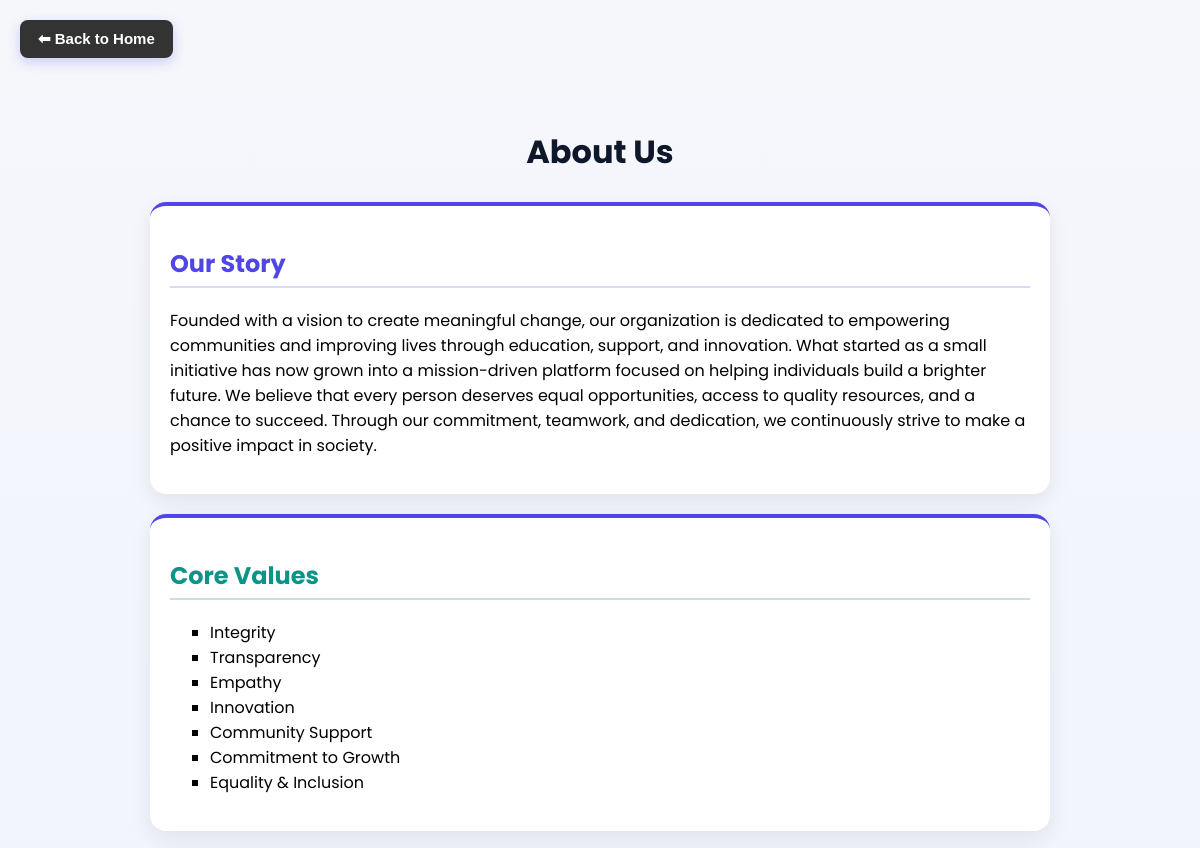
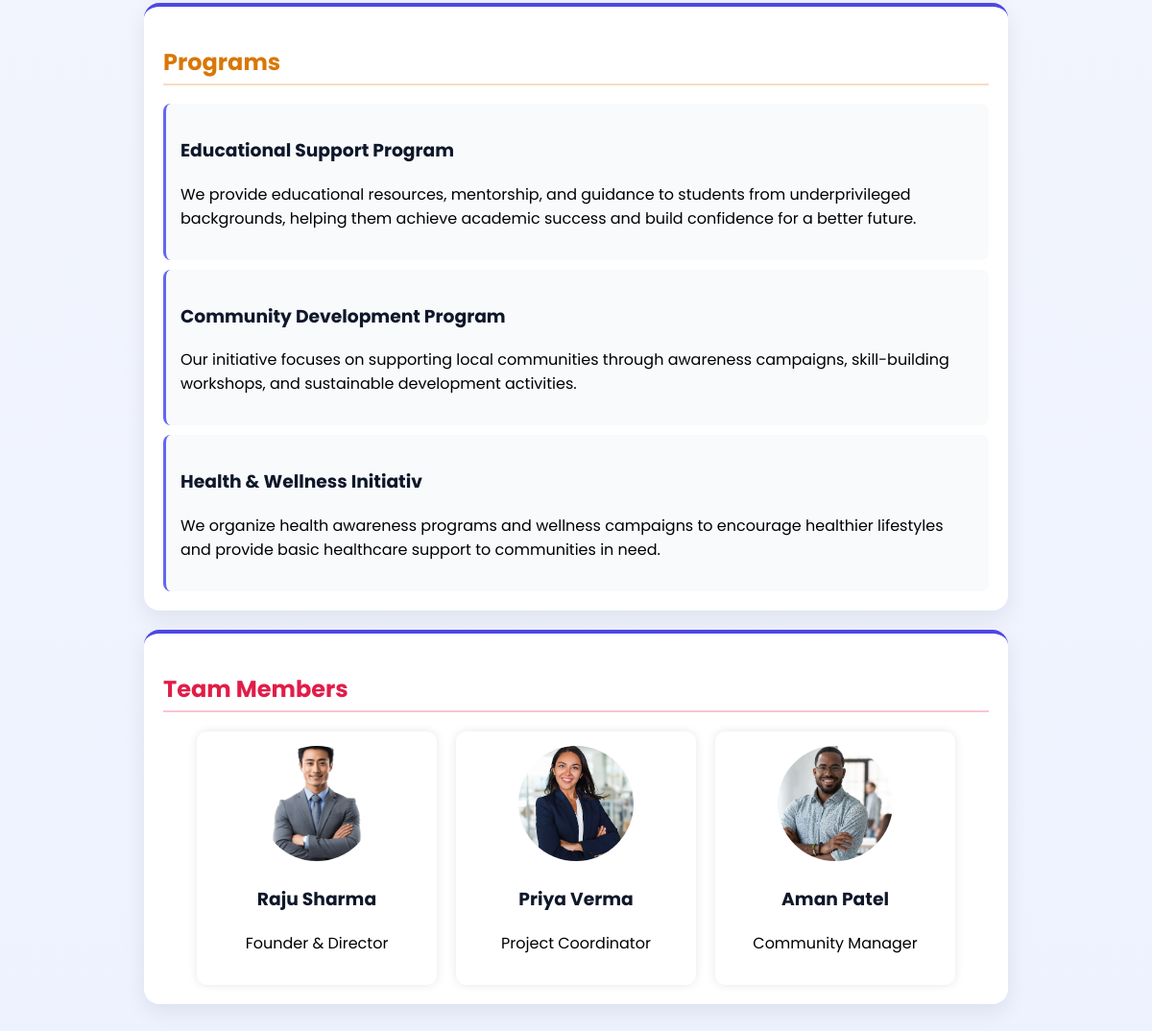
/about, run on the app's committed database (2 pictures, top to bottom).
### tables this page shows
CREATE TABLE our_story(
        id INTEGER PRIMARY KEY AUTOINCREMENT,
        content TEXT NOT NULL
    );

CREATE TABLE core_values(
            id INTEGER PRIMARY KEY AUTOINCREMENT,
            value TEXT NOT NULL
    );

CREATE TABLE programs(
            id INTEGER PRIMARY KEY AUTOINCREMENT,
            name TEXT NOT NULL,
            description TEXT
    );

CREATE TABLE team_members(
            id INTEGER PRIMARY KEY AUTOINCREMENT,
            name TEXT NOT NULL,
            role TEXT NOT NULL,
            image_url TEXT
    
    );

### app.py (the view)
@app.route("/about")
def about():
    conn = sqlite3.connect("student.db")
    cursor = conn.cursor()
    cursor.execute("SELECT * FROM our_story")
    stories = cursor.fetchall()
    cursor.execute("SELECT * FROM core_values")
    values = cursor.fetchall()
    cursor.execute("SELECT * FROM programs")
    programs = cursor.fetchall()
    cursor.execute("SELECT * FROM team_members")
    team = cursor.fetchall()
    conn.close()
    return render_template(
        "about.html",
        stories=stories,
        values=values,
        programs=programs,
        team=team
    )

### templates/about.html (shortened to what this page needs)
<!DOCTYPE html>
<html>
<head>
    <link rel="stylesheet" href="{{ url_for('static', filename='admin-theme.css') }}">
</head>
<body>
    <div style="padding:20px;">
        <a href="/">
            <button style="
                background:#333;
                color:white;
                border:none;
                padding:10px 18px;
                border-radius:8px;
                cursor:pointer;
                font-size:15px;
        ">
                ⬅ Back to Home
            </button>
        </a>
    </div>
    <div class="container">
        <h1>About Us</h1>
        <div class="section">
            <h2>Our Story</h2>
            {% for story in stories %}
                <p>{{ story[1] }}</p>
            {% endfor %}
        </div>
        <div class="section">
            <h2>Core Values</h2>
            <ul>
                {% for value in values %}
                    <li>{{ value[1] }}</li>
                {% endfor %}
            </ul>
        </div>
        <div class="section">
            <h2>Programs</h2>
            {% for program in programs %}
                <div class="program-card">
                    <h3>{{ program[1] }}</h3>
                    <p>{{ program[2] }}</p>
                </div>
            {% endfor %}
        </div>
        <div class="section">
            <h2>Team Members</h2>
            <div class="team-container">
                {% for member in team %}
                <div class="team-card">
                    <img src="{{ url_for('static',
                    filename='uploads/' + member[3]) }}">
                    <h3>{{ member[1] }}</h3>
                    <p>{{ member[2] }}</p>
                </div>
                {% endfor %}
            </div>
        </div>
    </div>
</body>
</html>

### static/admin-theme.css (style rules this page uses)
:root { --primary:#4f46e5; --primary-light:#6366f1; --secondary:#06b6d4; --teal:#0d9488; --teal-light:#14b8a6; --amber:#d97706; --amber-light:#f59e0b; --rose:#e11d48; --rose-light:#fb7185; --dark:#0f172a; --gray:#64748b; }
body { font-family:'Poppins', Arial, sans-serif !important; background:linear-gradient(180deg, #f5f7fb, #eef2ff) !important; }
h1, h2, h3, .page-title { font-weight:700; color:var(--dark); }
a { color:var(--primary); }
.container:not(.mt-5) { width:80%; max-width:900px; margin:auto; padding:30px; }
.container:not(.mt-5) h1 { text-align:center; margin-bottom:26px; }
button:not(.btn) { background:linear-gradient(135deg, var(--primary), var(--secondary)); color:white; border:none; padding:12px 22px; border-radius:10px; cursor:pointer; font-size:15px; font-weight:600; box-shadow:0 4px 12px rgba(79,70,229,0.25); transition:transform 0.2s ease, filter 0.2s ease, box-shadow 0.2s ease; }
.section { background:white; border-radius:16px; box-shadow:0 8px 22px rgba(15,23,42,0.08); border-top:4px solid var(--primary); transition:transform 0.25s ease, box-shadow 0.25s ease; }
.section h2 { color:var(--primary) !important; border-bottom:2px solid rgba(79,70,229,0.2) !important; }
.section:nth-of-type(2) h2 { color:var(--teal) !important; border-bottom-color:rgba(13,148,136,0.25) !important; }
.section:nth-of-type(3) h2 { color:var(--amber) !important; border-bottom-color:rgba(217,119,6,0.25) !important; }
.section:nth-of-type(4) h2 { color:var(--rose) !important; border-bottom-color:rgba(225,29,72,0.25) !important; }
.program-card { background:#f8fafc !important; border-left:3px solid var(--primary-light); transition:transform 0.2s ease; }
.team-card { transition:transform 0.25s ease, box-shadow 0.25s ease; }

### templates/about.html (style rules this page uses)
body { font-family: Arial, sans-serif; background-color: #f4f4f4; margin: 0; padding: 0; }
.container { width: 90%; margin: auto; padding: 20px; }
h1 { text-align: center; color: #333; margin-top: 20px; }
h2 { color: #007bff; border-bottom: 2px solid #007bff; padding-bottom: 5px; }
.section { background: white; padding: 20px; margin-top: 20px; border-radius: 10px; box-shadow: 0px 0px 10px rgba(0,0,0,0.1); }
.program-card { background: #f9f9f9; padding: 15px; margin-top: 10px; border-radius: 8px; }
.team-container { display: flex; flex-wrap: wrap; gap: 20px; justify-content: center; }
.team-card { background: white; width: 220px; padding: 15px; border-radius: 10px; text-align: center; box-shadow: 0px 0px 10px rgba(0,0,0,0.1); }
.team-card img { width: 120px; height: 120px; border-radius: 50%; object-fit: cover; }
ul { list-style-type: square; }

### data on the page
our_story: content "Founded with a vision to create meaningful change, our organization is dedicated to empowering communities and improving lives through education, support, and innovation. What started as a small initiative has now grown into a mission-driven platform focused on helping individuals build a brighter future. We believe that every person deserves equal opportunities, access to quality resources, and a chance to succeed. Through our commitment, teamwork, and dedication, we continuously strive to make a positive impact in society."
core_values: value "Integrity"
core_values: value "Transparency"
core_values: value "Empathy"
core_values: value "Innovation"
core_values: value "Community Support"
core_values: value "Commitment to Growth"
core_values: value "Equality & Inclusion"
programs: name "Educational Support Program", description "We provide educational resources, mentorship, and guidance to students from underprivileged backgrounds, helping them achieve academic success and build confidence for a better future."
programs: name "Community Development Program", description "Our initiative focuses on supporting local communities through awareness campaigns, skill-building workshops, and sustainable development activities."
programs: name "Health & Wellness Initiativ", description "We organize health awareness programs and wellness campaigns to encourage healthier lifestyles and provide basic healthcare support to communities in need."
team_members: image_url (picture), name "Raju Sharma", role "Founder & Director"
team_members: image_url (picture), name "Priya Verma", role "Project Coordinator"
team_members: image_url (picture), name "Aman Patel", role "Community Manager"
